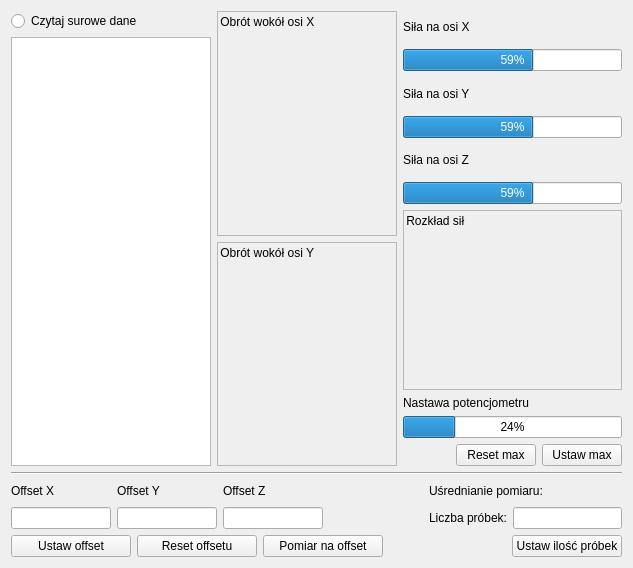
<?xml version="1.0" encoding="UTF-8"?>
<ui version="4.0">
 <class>InputWindow</class>
 <widget class="QWidget" name="InputWindow">
  <property name="geometry">
   <rect>
    <x>0</x>
    <y>0</y>
    <width>633</width>
    <height>568</height>
   </rect>
  </property>
  <property name="windowTitle">
   <string>Form</string>
  </property>
  <layout class="QGridLayout" name="gridLayout">
   <item row="0" column="0">
    <layout class="QVBoxLayout" name="verticalLayout">
     <property name="sizeConstraint">
      <enum>QLayout::SetMinimumSize</enum>
     </property>
     <item>
      <layout class="QHBoxLayout" name="Wizualizacja">
       <item>
        <layout class="QVBoxLayout" name="Dane">
         <item>
          <widget class="QRadioButton" name="rawEnable">
           <property name="text">
            <string>Czytaj surowe dane</string>
           </property>
          </widget>
         </item>
         <item>
          <widget class="QTextBrowser" name="rawViewer">
           <property name="minimumSize">
            <size>
             <width>0</width>
             <height>300</height>
            </size>
           </property>
           <property name="maximumSize">
            <size>
             <width>200</width>
             <height>100000</height>
            </size>
           </property>
          </widget>
         </item>
        </layout>
       </item>
       <item>
        <layout class="QVBoxLayout" name="Obroty">
         <item>
          <widget class="QFrame" name="xSpinViz">
           <property name="minimumSize">
            <size>
             <width>180</width>
             <height>180</height>
            </size>
           </property>
           <property name="frameShape">
            <enum>QFrame::StyledPanel</enum>
           </property>
           <property name="frameShadow">
            <enum>QFrame::Raised</enum>
           </property>
           <widget class="QLabel" name="label_8">
            <property name="geometry">
             <rect>
              <x>0</x>
              <y>0</y>
              <width>171</width>
              <height>21</height>
             </rect>
            </property>
            <property name="text">
             <string> Obrót wokół osi X</string>
            </property>
           </widget>
          </widget>
         </item>
         <item>
          <widget class="QFrame" name="ySpinViz">
           <property name="minimumSize">
            <size>
             <width>180</width>
             <height>180</height>
            </size>
           </property>
           <property name="frameShape">
            <enum>QFrame::StyledPanel</enum>
           </property>
           <property name="frameShadow">
            <enum>QFrame::Raised</enum>
           </property>
           <widget class="QLabel" name="label_7">
            <property name="geometry">
             <rect>
              <x>0</x>
              <y>0</y>
              <width>171</width>
              <height>21</height>
             </rect>
            </property>
            <property name="text">
             <string> Obrót wokół osi Y</string>
            </property>
           </widget>
          </widget>
         </item>
        </layout>
       </item>
       <item>
        <layout class="QVBoxLayout" name="Paski_rozklad">
         <item>
          <widget class="QLabel" name="label_2">
           <property name="text">
            <string>Siła na osi X</string>
           </property>
          </widget>
         </item>
         <item>
          <widget class="QProgressBar" name="_xForce">
           <property name="minimumSize">
            <size>
             <width>150</width>
             <height>0</height>
            </size>
           </property>
           <property name="minimum">
            <number>-128</number>
           </property>
           <property name="maximum">
            <number>128</number>
           </property>
           <property name="value">
            <number>24</number>
           </property>
          </widget>
         </item>
         <item>
          <widget class="QLabel" name="label_3">
           <property name="text">
            <string>Siła na osi Y</string>
           </property>
          </widget>
         </item>
         <item>
          <widget class="QProgressBar" name="_yForce">
           <property name="minimumSize">
            <size>
             <width>150</width>
             <height>0</height>
            </size>
           </property>
           <property name="minimum">
            <number>-128</number>
           </property>
           <property name="maximum">
            <number>128</number>
           </property>
           <property name="value">
            <number>24</number>
           </property>
          </widget>
         </item>
         <item>
          <widget class="QLabel" name="label">
           <property name="text">
            <string>Siła na osi Z</string>
           </property>
          </widget>
         </item>
         <item>
          <widget class="QProgressBar" name="_zForce">
           <property name="minimumSize">
            <size>
             <width>150</width>
             <height>0</height>
            </size>
           </property>
           <property name="minimum">
            <number>-128</number>
           </property>
           <property name="maximum">
            <number>128</number>
           </property>
           <property name="value">
            <number>24</number>
           </property>
          </widget>
         </item>
         <item>
          <widget class="QFrame" name="forceViz">
           <property name="minimumSize">
            <size>
             <width>180</width>
             <height>180</height>
            </size>
           </property>
           <property name="frameShape">
            <enum>QFrame::StyledPanel</enum>
           </property>
           <property name="frameShadow">
            <enum>QFrame::Raised</enum>
           </property>
           <widget class="QLabel" name="label_9">
            <property name="geometry">
             <rect>
              <x>0</x>
              <y>0</y>
              <width>171</width>
              <height>21</height>
             </rect>
            </property>
            <property name="text">
             <string> Rozkład sił</string>
            </property>
           </widget>
          </widget>
         </item>
         <item>
          <layout class="QVBoxLayout" name="verticalLayout_2">
           <item>
            <widget class="QLabel" name="label_10">
             <property name="text">
              <string>Nastawa potencjometru</string>
             </property>
            </widget>
           </item>
           <item>
            <widget class="QProgressBar" name="pValue">
             <property name="value">
              <number>24</number>
             </property>
            </widget>
           </item>
           <item>
            <layout class="QHBoxLayout" name="horizontalLayout_4">
             <item>
              <spacer name="horizontalSpacer">
               <property name="orientation">
                <enum>Qt::Horizontal</enum>
               </property>
               <property name="sizeHint" stdset="0">
                <size>
                 <width>40</width>
                 <height>20</height>
                </size>
               </property>
              </spacer>
             </item>
             <item>
              <widget class="QPushButton" name="resetMaxMeas">
               <property name="text">
                <string>Reset max</string>
               </property>
              </widget>
             </item>
             <item>
              <widget class="QPushButton" name="setMaxMeas">
               <property name="text">
                <string>Ustaw max</string>
               </property>
              </widget>
             </item>
            </layout>
           </item>
          </layout>
         </item>
        </layout>
       </item>
      </layout>
     </item>
     <item>
      <widget class="Line" name="line">
       <property name="orientation">
        <enum>Qt::Horizontal</enum>
       </property>
      </widget>
     </item>
     <item>
      <layout class="QHBoxLayout" name="Kalibracja">
       <item>
        <layout class="QVBoxLayout" name="verticalLayout_6">
         <item>
          <layout class="QHBoxLayout" name="horizontalLayout_2">
           <item>
            <widget class="QLabel" name="label_4">
             <property name="minimumSize">
              <size>
               <width>100</width>
               <height>0</height>
              </size>
             </property>
             <property name="text">
              <string>Offset X</string>
             </property>
            </widget>
           </item>
           <item>
            <widget class="QLabel" name="label_5">
             <property name="minimumSize">
              <size>
               <width>100</width>
               <height>0</height>
              </size>
             </property>
             <property name="text">
              <string>Offset Y</string>
             </property>
            </widget>
           </item>
           <item>
            <widget class="QLabel" name="label_6">
             <property name="minimumSize">
              <size>
               <width>100</width>
               <height>0</height>
              </size>
             </property>
             <property name="text">
              <string>Offset Z</string>
             </property>
            </widget>
           </item>
           <item>
            <spacer name="horizontalSpacer_4">
             <property name="orientation">
              <enum>Qt::Horizontal</enum>
             </property>
             <property name="sizeType">
              <enum>QSizePolicy::Expanding</enum>
             </property>
             <property name="sizeHint" stdset="0">
              <size>
               <width>40</width>
               <height>20</height>
              </size>
             </property>
            </spacer>
           </item>
          </layout>
         </item>
         <item>
          <layout class="QHBoxLayout" name="horizontalLayout">
           <item>
            <widget class="QLineEdit" name="xOffset">
             <property name="maximumSize">
              <size>
               <width>100</width>
               <height>50</height>
              </size>
             </property>
            </widget>
           </item>
           <item>
            <widget class="QLineEdit" name="yOffset">
             <property name="maximumSize">
              <size>
               <width>100</width>
               <height>50</height>
              </size>
             </property>
            </widget>
           </item>
           <item>
            <widget class="QLineEdit" name="zOffset">
             <property name="maximumSize">
              <size>
               <width>100</width>
               <height>50</height>
              </size>
             </property>
            </widget>
           </item>
           <item>
            <spacer name="horizontalSpacer_3">
             <property name="orientation">
              <enum>Qt::Horizontal</enum>
             </property>
             <property name="sizeType">
              <enum>QSizePolicy::Expanding</enum>
             </property>
             <property name="sizeHint" stdset="0">
              <size>
               <width>40</width>
               <height>20</height>
              </size>
             </property>
            </spacer>
           </item>
          </layout>
         </item>
         <item>
          <layout class="QHBoxLayout" name="horizontalLayout_3">
           <item>
            <widget class="QPushButton" name="applyOffset">
             <property name="minimumSize">
              <size>
               <width>120</width>
               <height>0</height>
              </size>
             </property>
             <property name="text">
              <string>Ustaw offset</string>
             </property>
            </widget>
           </item>
           <item>
            <widget class="QPushButton" name="resetOffset">
             <property name="minimumSize">
              <size>
               <width>120</width>
               <height>0</height>
              </size>
             </property>
             <property name="text">
              <string>Reset offsetu</string>
             </property>
            </widget>
           </item>
           <item>
            <widget class="QPushButton" name="compensateOffset">
             <property name="minimumSize">
              <size>
               <width>120</width>
               <height>0</height>
              </size>
             </property>
             <property name="text">
              <string>Pomiar na offset</string>
             </property>
            </widget>
           </item>
           <item>
            <spacer name="horizontalSpacer_5">
             <property name="orientation">
              <enum>Qt::Horizontal</enum>
             </property>
             <property name="sizeType">
              <enum>QSizePolicy::Expanding</enum>
             </property>
             <property name="sizeHint" stdset="0">
              <size>
               <width>40</width>
               <height>20</height>
              </size>
             </property>
            </spacer>
           </item>
          </layout>
         </item>
        </layout>
       </item>
       <item>
        <layout class="QVBoxLayout" name="verticalLayout_4">
         <item>
          <widget class="QLabel" name="label_11">
           <property name="text">
            <string>Uśrednianie pomiaru:</string>
           </property>
          </widget>
         </item>
         <item>
          <layout class="QHBoxLayout" name="horizontalLayout_5">
           <item>
            <widget class="QLabel" name="label_12">
             <property name="text">
              <string>Liczba próbek:</string>
             </property>
            </widget>
           </item>
           <item>
            <widget class="QLineEdit" name="sampleNum">
             <property name="text">
              <string/>
             </property>
            </widget>
           </item>
          </layout>
         </item>
         <item>
          <layout class="QHBoxLayout" name="horizontalLayout_6">
           <item>
            <spacer name="horizontalSpacer_2">
             <property name="orientation">
              <enum>Qt::Horizontal</enum>
             </property>
             <property name="sizeHint" stdset="0">
              <size>
               <width>40</width>
               <height>20</height>
              </size>
             </property>
            </spacer>
           </item>
           <item>
            <widget class="QPushButton" name="setSampleNum">
             <property name="text">
              <string>Ustaw ilość próbek</string>
             </property>
            </widget>
           </item>
          </layout>
         </item>
        </layout>
       </item>
      </layout>
     </item>
    </layout>
   </item>
  </layout>
 </widget>
 <resources/>
 <connections/>
</ui>
